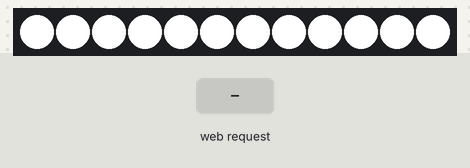
The sketch below on a simulated ESP32. Parts: 12 RGB LEDs in strip order, left to right. Inputs (shaded band) come from the test bench. WiFi joins after 1.5 s; servers stay silent unless stated; what the sketch prints to the serial monitor is not drawn.

Above: at 3.2 s.
3.3 s: HTTP request GET /smooth received
At 4.87 s:
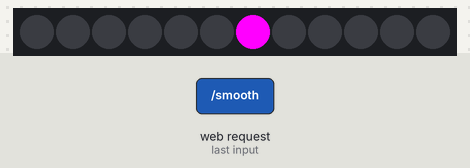
4.9 s: HTTP request GET /smoother received
At 5.14 s:
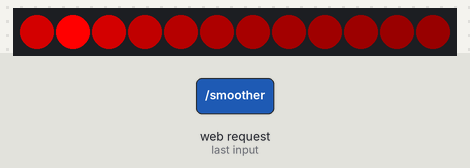
7.0 s: HTTP request GET /toggle received
At 8.0 s:
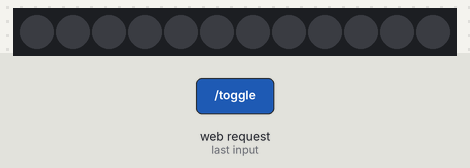
Timing chart, 0 to 10.0 s (numbered marks = the images above; inputs shaded):
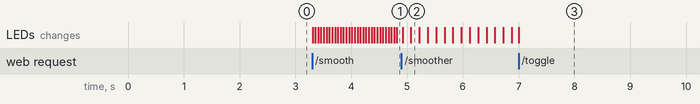

Measured:
- after the input at 3.3 s, the LEDs: first change at once (image 1 shows a later state)
- after the input at 4.9 s, the LEDs: first change at once (image 2 shows a later state)
- after the input at 7.0 s, the LEDs: change at once (image 3)

The sketch:

BB11FrontRingLight.ino
```cpp
#include <WiFi.h>
#include <Adafruit_NeoPixel.h>
#include <ESPAsyncWebServer.h>
#include <ESPmDNS.h>

// Network credentials
const char* ssid = "SpectrumSetup-DD";
const char* password = "jeansrocket543";

// Pin for NeoPixel ring
#define LED_PIN 5 // Adjust to the actual pin
#define NUM_LEDS 12 // Number of LEDs in the ring

// Create NeoPixel object
Adafruit_NeoPixel strip = Adafruit_NeoPixel(NUM_LEDS, LED_PIN, NEO_GRB + NEO_KHZ800);

// Web server on port 80
AsyncWebServer server(80);

// To store LED state and effect states
bool ledOn = true;
bool rollingColors = false;
bool smoothRolling = false;
bool smootherRolling = false;
int currentColorIndex = 0;
int rollSpeed = 100;        // Milliseconds delay for rolling effect
int smoothRollSpeed = 50;   // Speed for smooth rolling effect
int smootherRollSpeed = 150; // Slower speed for the "Smoother Roll" effect

// Preset colors (RGB values)
const int colors[][3] = {
  {255, 255, 255}, // White
  {255, 0, 0},     // Red
  {0, 255, 0},     // Green
  {0, 0, 255},     // Blue
  {255, 255, 0},   // Yellow
  {0, 255, 255},   // Cyan
  {255, 0, 255}    // Magenta
};

int numColors = sizeof(colors) / sizeof(colors[0]);

// Function to set all pixels to a certain color
void setAllLEDs(int r, int g, int b) {
  if (ledOn) {  // Only set LEDs if the LED is turned on
    for (int i = 0; i < NUM_LEDS; i++) {
      strip.setPixelColor(i, strip.Color(r, g, b));
    }
    strip.show();
  } else {
    strip.clear();  // If LED is off, turn off all pixels
    strip.show();
  }
}

// Set the current color based on the index
void setCurrentColor() {
  setAllLEDs(colors[currentColorIndex][0], colors[currentColorIndex][1], colors[currentColorIndex][2]);
}

// Function to smoothly roll through the colors
void rollThroughColors() {
  for (int j = 0; j < NUM_LEDS; j++) {
    int colorIndex = (currentColorIndex + j) % numColors;
    strip.setPixelColor(j, strip.Color(colors[colorIndex][0], colors[colorIndex][1], colors[colorIndex][2]));
  }
  strip.show();
  currentColorIndex = (currentColorIndex + 1) % numColors;  // Advance to the next color
}

// Function for the Smooth Roll (singular LED rolling with smooth transitions)
void smoothRoll() {
  static int currentPos = 0;
  strip.clear();

  // Set the single moving LED with smooth color transition
  int colorIndex = currentPos % numColors;
  strip.setPixelColor(currentPos % NUM_LEDS, strip.Color(colors[colorIndex][0], colors[colorIndex][1], colors[colorIndex][2]));

  strip.show();
  currentPos = (currentPos + 1) % NUM_LEDS; // Move to the next LED position
}

// Function for the Smoother Roll with fading effect
void smootherRoll() {
  static int currentPos = 0;
  strip.clear();

  // Set the single moving LED with fading effect
  for (int i = 0; i < NUM_LEDS; i++) {
    int brightness = 255 / (abs(currentPos - i) + 1);  // Fade based on distance from currentPos
    int colorIndex = currentPos % numColors;
    strip.setPixelColor(i, strip.Color(
      colors[colorIndex][0] * brightness / 255,
      colors[colorIndex][1] * brightness / 255,
      colors[colorIndex][2] * brightness / 255
    ));
  }
  strip.show();
  currentPos = (currentPos + 1) % NUM_LEDS; // Move to the next LED position
}

// Web control page
String processor(const String& var){
  if(var == "STATE"){
    if(ledOn){
      return "ON";
    } else {
      return "OFF";
    }
  }
  return String();
}

void setup() {
  // Initialize Serial Monitor
  Serial.begin(115200);

  // Initialize NeoPixel strip
  strip.begin();
  strip.show(); // Initialize all pixels to 'off'

  // Set initial color to white
  setCurrentColor();

  // Connect to Wi-Fi
  WiFi.begin(ssid, password);
  while (WiFi.status() != WL_CONNECTED) {
    delay(1000);
    Serial.println("Connecting to WiFi...");
  }
  Serial.println("Connected to WiFi");

  // Start mDNS service
  if (!MDNS.begin("neopixel")) {
    Serial.println("Error setting up mDNS responder!");
    while (1) {
      delay(1000);
    }
  }
  Serial.println("mDNS responder started: neopixel.local");

  // Print local IP address
  Serial.println(WiFi.localIP());

  // Set up web server
  server.on("/", HTTP_GET, [](AsyncWebServerRequest *request){
    request->send(200, "text/html",
    "<!DOCTYPE html>"
    "<html lang='en'>"
    "<head>"
    "<meta charset='UTF-8'>"
    "<meta name='viewport' content='width=device-width, initial-scale=1.0'>"
    "<title>LED Control</title>"
    "<style>"
    "body {"
    "  font-family: 'Arial', sans-serif;"
    "  background: linear-gradient(135deg, #ececec, #f0f0f0);"
    "  display: flex;"
    "  justify-content: center;"
    "  align-items: center;"
    "  height: 100vh;"
    "  margin: 0;"
    "}"
    ".container {"
    "  background: rgba(255, 255, 255, 0.2);"
    "  border-radius: 20px;"
    "  box-shadow: 10px 10px 30px rgba(0, 0, 0, 0.1);"
    "  backdrop-filter: blur(10px);"
    "  padding: 20px;"
    "  text-align: center;"
    "  width: 300px;"
    "  border: 1px solid rgba(255, 255, 255, 0.4);"
    "}"
    "h1 {"
    "  color: #333;"
    "  margin-bottom: 20px;"
    "}"
    ".button {"
    "  background-color: #6C63FF;"
    "  border: none;"
    "  border-radius: 12px;"
    "  box-shadow: 5px 5px 15px rgba(0, 0, 0, 0.2), -5px -5px 15px rgba(255, 255, 255, 0.7);"
    "  color: white;"
    "  font-size: 16px;"
    "  padding: 10px 20px;"
    "  cursor: pointer;"
    "  margin-bottom: 20px;"
    "}"
    ".button:hover {"
    "  background-color: #4B47CF;"
    "}"
    "#state {"
    "  font-size: 18px;"
    "  font-weight: bold;"
    "  color: #444;"
    "}"
    "</style>"
    "</head>"
    "<body>"
    "<div class='container'>"
    "  <h1>LED Control</h1>"
    "  <p>LED is currently <span id='state'></span></p>"
    "  <button class='button' onclick='toggleLED()'>Toggle LED</button>"
    "  <button class='button' onclick='cycleColor()'>Cycle Colors</button><br>"
    "  <button class='button' onclick='rollColors()'>Roll Colors</button><br>"
    "  <button class='button' onclick='smoothRoll()'>Smooth Roll</button><br>"
    "  <button class='button' onclick='smootherRoll()'>Smoother Roll</button><br>"
    "</div>"
    "<script>"
    "function toggleLED(){ fetch('/toggle'); }"
    "function cycleColor(){ fetch('/cycle'); }"
    "function rollColors(){ fetch('/roll'); }"
    "function smoothRoll(){ fetch('/smooth'); }"
    "function smootherRoll(){ fetch('/smoother'); }"
    "setInterval(()=>{"
    "  fetch('/state').then(response => response.text()).then(data => {"
    "    document.getElementById('state').innerHTML = data;"
    "  });"
    "}, 1000);"
    "</script>"
    "</body>"
    "</html>"
    );
  });

  // Toggle LED on/off
  server.on("/toggle", HTTP_GET, [](AsyncWebServerRequest *request){
    ledOn = !ledOn;
    rollingColors = false; // Stop other effects when toggling LEDs
    smoothRolling = false; // Stop smooth roll when toggling
    smootherRolling = false; // Stop smoother roll when toggling
    setCurrentColor(); // Reset to current color or turn off LEDs
    request->send(200, "text/plain", ledOn ? "ON" : "OFF");
  });

  // Cycle through the preset colors
  server.on("/cycle", HTTP_GET, [](AsyncWebServerRequest *request){
    if (ledOn) {
      rollingColors = false;  // Stop rolling if cycling colors
      smoothRolling = false;  // Stop smooth roll if cycling colors
      smootherRolling = false; // Stop smoother roll if cycling
      currentColorIndex = (currentColorIndex + 1) % numColors;
      setCurrentColor();  // Set the next color
    }
    request->send(200, "text/plain", "Cycling Colors");
  });

  // Start rolling through the colors
  server.on("/roll", HTTP_GET, [](AsyncWebServerRequest *request){
    rollingColors = true;  // Start the rolling effect
    smoothRolling = false; // Stop smooth roll if rolling colors
    smootherRolling = false; // Stop smoother roll if rolling
    request->send(200, "text/plain", "Rolling Colors");
  });

  // Start the smooth roll (singular LED moving around)
  server.on("/smooth", HTTP_GET, [](AsyncWebServerRequest *request){
    smoothRolling = true;  // Start the smooth roll effect
    rollingColors = false; // Stop normal rolling when smooth roll starts
    smootherRolling = false; // Stop smoother roll if smooth roll is active
    request->send(200, "text/plain", "Smooth Rolling LED");
  });

  // Start the smoother roll with fading effect
  server.on("/smoother", HTTP_GET, [](AsyncWebServerRequest *request){
    smootherRolling = true;  // Start the smoother roll effect
    rollingColors = false;   // Stop normal rolling when smoother roll starts
    smoothRolling = false;   // Stop smooth roll if smoother roll is active
    request->send(200, "text/plain", "Smoother Rolling LED with Fade");
  });

  server.on("/state", HTTP_GET, [](AsyncWebServerRequest *request){
    request->send(200, "text/plain", ledOn ? "ON" : "OFF");
  });

  // Start server
  server.begin();

  // Add mDNS service for HTTP
  MDNS.addService("http", "tcp", 80);
}

void loop() {
  // Handle the rolling color effect
  if (rollingColors && ledOn) {
    rollThroughColors();
    delay(rollSpeed);  // Control the speed of the rolling effect
  }

  // Handle the smooth roll effect
  if (smoothRolling && ledOn) {
    smoothRoll();
    delay(smoothRollSpeed);  // Control the speed of the smooth roll effect
  }

  // Handle the smoother roll effect
  if (smootherRolling && ledOn) {
    smootherRoll();
    delay(smootherRollSpeed);  // Control the speed of the smoother roll with fade
  }
}
```
